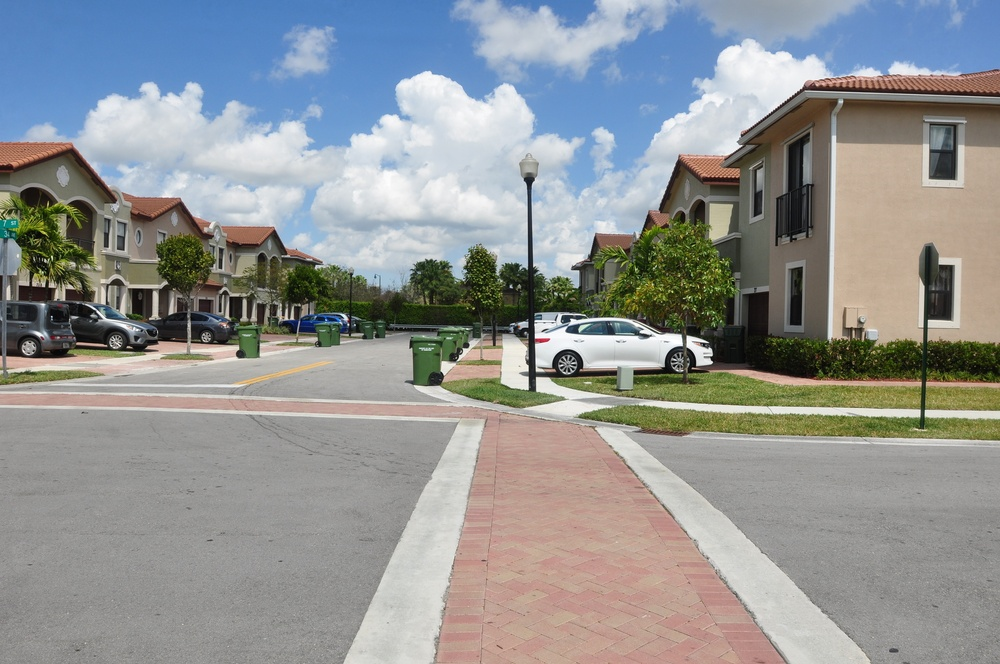
#> input picture main/unstiched_imgs/001.jpg, 1000 x 664 px, shrunk from 2048 x 1360 before the run; its folder holds 4 pictures in this run
$ python main.py
#> lines starting #> are read from the running program, lines starting #| are printed output that depends on the picture
import cv2
import glob

image_paths = glob.glob('unstiched_imgs/*.jpg')
imgs = []

for image in image_paths:
    img = cv2.imread(image)
#> img is the input picture: shape (664, 1000, 3); mean B, G, R 148.5, 148.3, 145.4
    imgs.append(img)
    cv2.imshow("Image", img)
    cv2.waitKey(0)

imageStither = cv2.Stitcher_create()

error, stitched_img = imageStither.stitch(imgs)
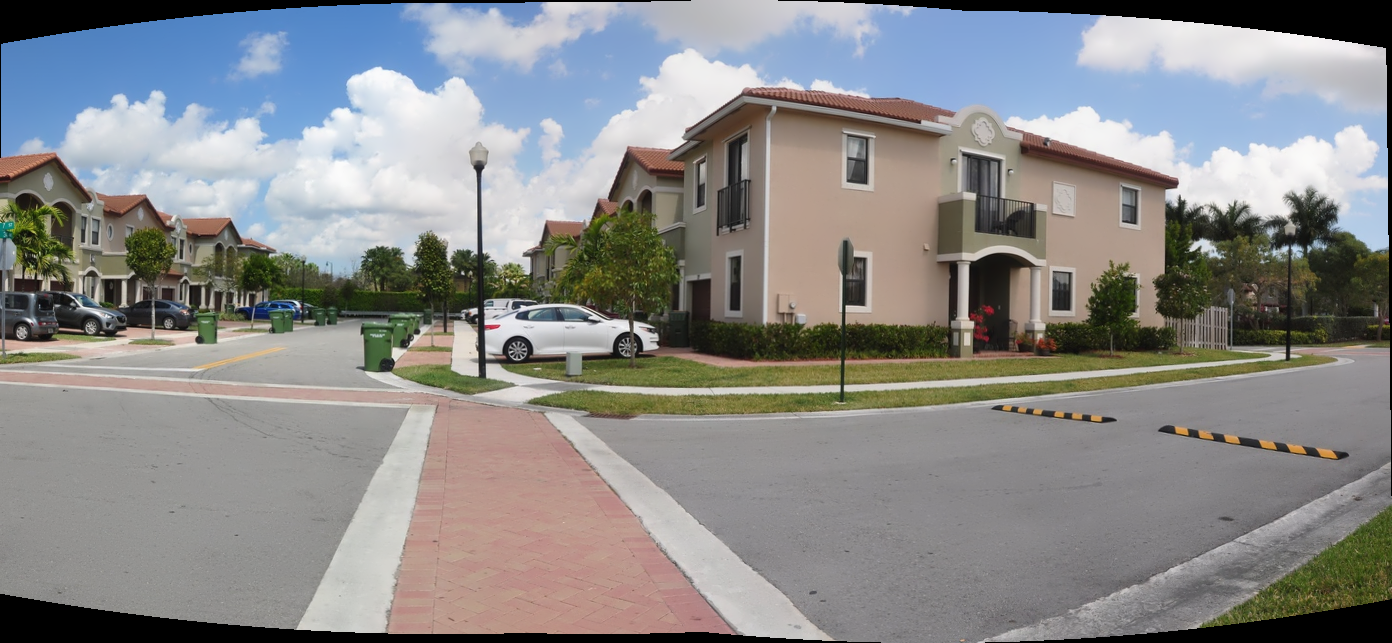
#> stitched_img: shape (643, 1392, 3); mean of channels 0, 1, 2 137.7, 137.9, 137.7; drawn as B, G, R

if not error:
    cv2.imwrite("stitchedOutput.png", stitched_img)
    cv2.imshow("Stitched Image", stitched_img)
    cv2.waitKey(0)
